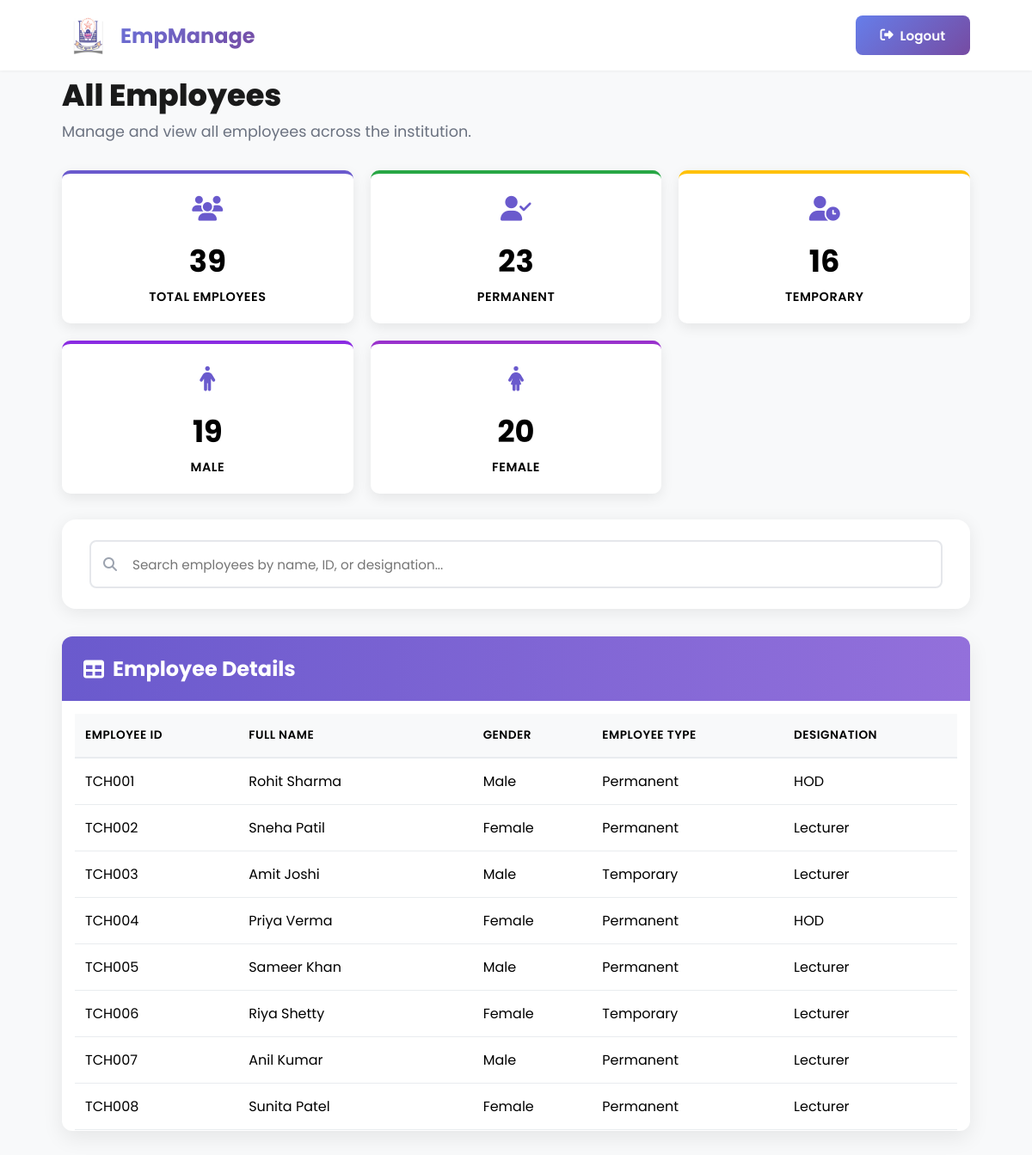
/employees/, run on the app's committed database.
### employees/models.py (models this page shows, shortened)
class Employee(models.Model):
    CATEGORY_CHOICES = [('Teaching','Teaching'), ('Non-Teaching','Non-Teaching')]
    TYPE_CHOICES = [('Temporary','Temporary'), ('Permanent','Permanent')]
    employee_id = models.CharField(max_length=10, primary_key=True)  # TCH001 / NTC001
    first_name = models.CharField(max_length=50)
    last_name = models.CharField(max_length=50, null=True)
    short_name = models.CharField(max_length=20, blank=True, null=True)
    photo = models.ImageField(upload_to=employee_photo_upload_path, blank=True, null=True)
    employee_type = models.CharField(max_length=20, choices=TYPE_CHOICES)
    category = models.CharField(max_length=20, choices=CATEGORY_CHOICES)
    department = models.ForeignKey(Department, on_delete=models.SET_NULL, null=True)
    designation = models.ForeignKey(Designation, on_delete=models.SET_NULL, null=True)
    qualifications = models.CharField(max_length=255, null=True, blank=True)
    created_at = models.DateTimeField(auto_now_add=True)
    updated_at = models.DateTimeField(auto_now=True)

class EmployeePersonalDetails(models.Model):
    employee = models.OneToOneField(Employee, on_delete=models.CASCADE)
    gender = models.CharField(max_length=10, choices=[('Male','Male'),('Female','Female'),('Other','Other')], blank=True, null=True)
    blood_group = models.CharField(max_length=5, blank=True, null=True)
    date_of_birth = models.DateField(blank=True, null=True)
    marital_status = models.CharField(max_length=20, choices=[('Single','Single'),('Married','Married'),('Divorced','Divorced'),('Widowed','Widowed')], blank=True, null=True)
    father_name = models.CharField(max_length=100, blank=True, null=True)
    mother_name = models.CharField(max_length=100, blank=True, null=True)

class Designation(models.Model):
    CATEGORY_CHOICES = [('Teaching','Teaching'), ('Non-Teaching','Non-Teaching')]
    name = models.CharField(max_length=100)
    category = models.CharField(max_length=20, choices=CATEGORY_CHOICES)
    created_at = models.DateTimeField(auto_now_add=True)
    updated_at = models.DateTimeField(auto_now=True)

### employees/views.py (the view)
# urls.py: path('employees/', employee_list_all, name='all_staff'),
def employee_list_all(request):
    employees = Employee.objects.all()
    employees = employees.annotate(
        staff_order=Case(
            When(designation__category='Teaching', then=Value(0)),
            When(designation__category='Non-Teaching', then=Value(1)),
            default=Value(2),
            output_field=IntegerField()
        )
    ).order_by('staff_order', 'employee_id')
    total_employees = employees.count()
    permanent_count = employees.filter(employee_type='Permanent').count()
    temporary_count = employees.filter(employee_type='Temporary').count()
    male_count = EmployeePersonalDetails.objects.filter(employee__in=employees, gender='Male').count()
    female_count = EmployeePersonalDetails.objects.filter(employee__in=employees, gender='Female').count()
    return render(request, 'employee_list.html', {
        'employees': employees,
        'page_title': 'All Employees',
        'description': 'Manage and view all employees across the institution.',
        'total_employees': total_employees,
        'permanent_count': permanent_count,
        'temporary_count': temporary_count,
        'male_count': male_count,
        'female_count': female_count,
    })

### templates/employee_list.html (shortened to what this page needs)
{% load static %}
<!DOCTYPE html>
<html lang="en">
<head>
    <link rel="stylesheet" href="https://cdnjs.cloudflare.com/ajax/libs/font-awesome/6.5.0/css/all.min.css">
</head>
<body>
    <header id="header">
        <nav>
            <div class="logo" onclick="gotodash()">
                <img src="{% static 'images/icon.png' %}" alt="Logo" class="logo-img">
                <span>EmpManage</span>
            </div>
            <div class="user-info">
                <button class="logout-btn" onclick="logout()">
                    <i class="fas fa-sign-out-alt"></i>
                    Logout
                </button>
            </div>
        </nav>
    </header>
    <div class="container">
        <div id="dashboard-page">
            <div class="page-header">
                <div>
                    <h1>{{ page_title }}</h1>
                    <p>{{ description }}</p>
                </div>
            </div>
            <div class="dashboard">
                <div class="stat-card total">
                    <div class="stat-icon">
                        <i class="fas fa-users"></i>
                    </div>
                    <div class="stat-number" id="total-count">{{ total_employees }}</div>
                    <div class="stat-label">Total Employees</div>
                </div>
                <div class="stat-card permanent">
                    <div class="stat-icon">
                        <i class="fas fa-user-check"></i>
                    </div>
                    <div class="stat-number" id="permanent-count">{{ permanent_count }}</div>
                    <div class="stat-label">Permanent</div>
                </div>
                <div class="stat-card temporary">
                    <div class="stat-icon">
                        <i class="fas fa-user-clock"></i>
                    </div>
                    <div class="stat-number" id="temporary-count">{{ temporary_count }}</div>
                    <div class="stat-label">Temporary</div>
                </div>
                <div class="stat-card male">
                    <div class="stat-icon">
                        <i class="fas fa-male"></i>
                    </div>
                    <div class="stat-number" id="male-count">{{ male_count }}</div>
                    <div class="stat-label">Male</div>
                </div>
                <div class="stat-card female">
                    <div class="stat-icon">
                        <i class="fas fa-female"></i>
                    </div>
                    <div class="stat-number" id="female-count">{{ female_count }}</div>
                    <div class="stat-label">Female</div>
                </div>
            </div>
            <div class="search-container">
                <div class="search-box">
                    <i class="fas fa-search"></i>
                    <input type="text" id="search-input" placeholder="Search employees by name, ID, or designation...">
                </div>
            </div>
            <div class="employees-container">
                <div class="table-header">
                    <h2><i class="fas fa-table"></i> Employee Details</h2>
                </div>
                <div class="table-container">
                    <table class="employee-table">
                        <thead>
                            <tr>
                                <th>Employee ID</th>
                                <th>Full Name</th>
                                <th>Gender</th>
                                <th>Employee Type</th>
                                <th>Designation</th>
                            </tr>
                        </thead>
                        <tbody id="employees-table-body">
                            {% for emp in employees %}
                            <tr class="clickable-row" data-href="{% url 'employee_profile' emp.employee_id %}">
                                <td>{{ emp.employee_id }}</td>
                                <td>{{ emp.first_name }} {{ emp.last_name }}</td>
                                <td>{{ emp.employeepersonaldetails.gender }}</td>
                                <td>{{ emp.employee_type }}</td>
                                <td>{{ emp.designation.name }}</td>
                            </tr>
                            {% empty %}
                            <tr>
                                <td colspan="5" style="text-align:center;">No employees found.</td>
                            </tr>
                            {% endfor %}
                        </tbody>
                    </table>
                </div>
            </div>
        </div>
    </div>
</body>
</html>

### templates/employee_list.html (style rules this page uses)
* { margin: 0; padding: 0; box-sizing: border-box; font-family: 'Poppins', 'Segoe UI', Tahoma, Geneva, Verdana, sans-serif; }
body { background-color: #f8f9fa; min-height: 100vh; color: #000000; }
header { background: rgba(255, 255, 255, 0.95); backdrop-filter: blur(10px); box-shadow: 0 1px 3px rgba(0, 0, 0, 0.05); position: fixed; width: 100%; top: 0; z-index: 1000; transition: all 0.3s ease; }
nav { display: flex; justify-content: space-between; align-items: center; padding: 1rem 6%; max-width: 1400px; margin: 0 auto; }
.logo { font-size: 1.5rem; font-weight: 700; background: linear-gradient(135deg, #667eea 0%, #764ba2 100%); -webkit-background-clip: text; -webkit-text-fill-color: transparent; display: flex; align-items: center; gap: 0.5rem; cursor: pointer; }
.logo-img { width: 60px; height: 50px; object-fit: contain; }
.user-info { display: flex; align-items: center; gap: 1.5rem; }
.logout-btn { background: linear-gradient(135deg, #667eea 0%, #764ba2 100%); color: white; padding: 0.7rem 1.8rem; border: none; border-radius: 8px; font-weight: 600; font-size: 0.95rem; cursor: pointer; transition: all 0.3s ease; display: flex; align-items: center; gap: 0.5rem; }
.container { max-width: 1400px; margin: 90px auto 2rem; padding: 0 6%; }
.page-header { margin-bottom: 2rem; }
.page-header h1 { font-size: 2.2rem; color: #1a1a1a; font-weight: 800; margin-bottom: 0.5rem; line-height: 1.2; }
.page-header p { color: #6b7280; font-size: 1.1rem; }
.dashboard { display: grid; grid-template-columns: repeat(5, 1fr); gap: 20px; margin-bottom: 30px; }
.stat-card { background: white; border-radius: 10px; padding: 20px 15px; text-align: center; box-shadow: 0 5px 15px rgba(0, 0, 0, 0.08); transition: transform 0.3s ease, box-shadow 0.3s ease; border-top: 4px solid #6a5acd; }
.stat-card.total { border-top-color: #6a5acd; }
.stat-card.permanent { border-top-color: #28a745; }
.stat-card.temporary { border-top-color: #ffc107; }
.stat-card.male { border-top-color: #8a2be2; }
.stat-card.female { border-top-color: #9932cc; }
.stat-icon { font-size: 1.8rem; margin-bottom: 12px; color: #6a5acd; }
.stat-number { font-size: 2.2rem; font-weight: 700; margin-bottom: 5px; color: #000000; }
.stat-label { font-size: 0.9rem; color: #000000; text-transform: uppercase; letter-spacing: 0.5px; font-weight: 600; }
.search-container { background: white; border-radius: 16px; box-shadow: 0 4px 20px rgba(0, 0, 0, 0.08); padding: 1.5rem 2rem; margin-bottom: 2rem; }
.search-box { position: relative; }
.search-box input { width: 100%; padding: 0.9rem 1rem 0.9rem 3rem; border: 2px solid #e5e7eb; border-radius: 8px; font-size: 0.95rem; transition: all 0.3s ease; font-family: 'Poppins', sans-serif; }
.search-box i { position: absolute; left: 1rem; top: 50%; transform: translateY(-50%); color: #9ca3af; }
.employees-container { background: white; border-radius: 12px; box-shadow: 0 8px 25px rgba(0, 0, 0, 0.08); overflow: hidden; margin-bottom: 2rem; }
.table-header { background: linear-gradient(to right, #6a5acd, #9370db); color: white; padding: 20px 25px; }
.table-header h2 { font-size: 1.5rem; display: flex; align-items: center; gap: 10px; }
.table-container { overflow-x: auto; padding: 15px; max-height: 500px; overflow-y: auto; }
.employee-table { width: 100%; border-collapse: collapse; min-width: 1000px; }
.employee-table thead { background: #f8f9fa; position: sticky; top: 0; z-index: 10; }
.employee-table th { padding: 15px 12px; text-align: left; font-weight: 600; color: #000000; text-transform: uppercase; letter-spacing: 0.5px; font-size: 0.85rem; border-bottom: 2px solid #e9ecef; }
.employee-table td { padding: 14px 12px; border-bottom: 1px solid #e9ecef; color: #000000; }
.employee-table tbody tr { transition: all 0.3s ease; cursor: pointer; }
@media (max-width: 1200px) { .dashboard { grid-template-columns: repeat(3, 1fr); } }

### data on the page
Employee: employee_id "TCH001", first_name "Rohit", last_name "Sharma", employeepersonaldetails.gender "Male", employee_type "Permanent", designation.name "HOD"
Employee: employee_id "TCH002", first_name "Sneha", last_name "Patil", employeepersonaldetails.gender "Female", employee_type "Permanent", designation.name "Lecturer"
Employee: employee_id "TCH003", first_name "Amit", last_name "Joshi", employeepersonaldetails.gender "Male", employee_type "Temporary", designation.name "Lecturer"
Employee: employee_id "TCH004", first_name "Priya", last_name "Verma", employeepersonaldetails.gender "Female", employee_type "Permanent", designation.name "HOD"
Employee: employee_id "TCH005", first_name "Sameer", last_name "Khan", employeepersonaldetails.gender "Male", employee_type "Permanent", designation.name "Lecturer"
Employee: employee_id "TCH006", first_name "Riya", last_name "Shetty", employeepersonaldetails.gender "Female", employee_type "Temporary", designation.name "Lecturer"
Employee: employee_id "TCH007", first_name "Anil", last_name "Kumar", employeepersonaldetails.gender "Male", employee_type "Permanent", designation.name "Lecturer"
Employee: employee_id "TCH008", first_name "Sunita", last_name "Patel", employeepersonaldetails.gender "Female", employee_type "Permanent", designation.name "Lecturer"

### other printed values
{{ page_title }} "All Employees"
{{ description }} "Manage and view all employees across the institution."
{{ total_employees }} "39"
{{ permanent_count }} "23"
{{ temporary_count }} "16"
{{ male_count }} "19"
{{ female_count }} "20"
